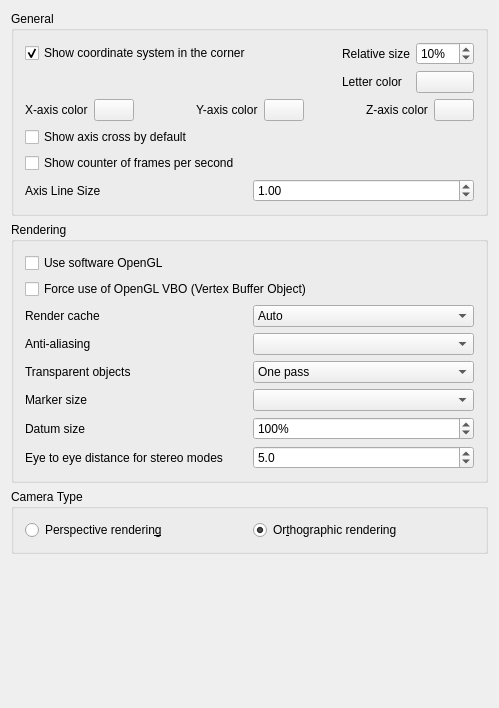
<?xml version="1.0" encoding="UTF-8"?>
<ui version="4.0">
 <class>Gui::Dialog::DlgSettings3DView</class>
 <widget class="QWidget" name="Gui::Dialog::DlgSettings3DView">
  <property name="geometry">
   <rect>
    <x>0</x>
    <y>0</y>
    <width>499</width>
    <height>708</height>
   </rect>
  </property>
  <property name="windowTitle">
   <string>3D View</string>
  </property>
  <layout class="QVBoxLayout" name="verticalLayout_2">
   <item>
    <widget class="QGroupBox" name="GroupBoxGeneral">
     <property name="enabled">
      <bool>true</bool>
     </property>
     <property name="title">
      <string>General</string>
     </property>
     <layout class="QVBoxLayout" name="verticalLayout">
      <item>
       <layout class="QGridLayout" name="gridLayoutCoord">
        <item row="0" column="0">
         <widget class="Gui::PrefCheckBox" name="CheckBox_CornerCoordSystem">
          <property name="toolTip">
           <string>Main coordinate system will always be shown in
lower right corner within opened files</string>
          </property>
          <property name="text">
           <string>Show coordinate system in the corner</string>
          </property>
          <property name="checked">
           <bool>true</bool>
          </property>
          <property name="prefEntry" stdset="0">
           <cstring>CornerCoordSystem</cstring>
          </property>
          <property name="prefPath" stdset="0">
           <cstring>View</cstring>
          </property>
         </widget>
        </item>
        <item row="0" column="1">
         <spacer name="horizontalSpacerCoord">
          <property name="orientation">
           <enum>Qt::Orientation::Horizontal</enum>
          </property>
          <property name="sizeHint" stdset="0">
           <size>
            <width>40</width>
            <height>0</height>
           </size>
          </property>
         </spacer>
        </item>
        <item row="0" column="2">
         <widget class="QLabel" name="labelCoordSize">
          <property name="text">
           <string>Relative size</string>
          </property>
          <property name="alignment">
           <set>Qt::AlignmentFlag::AlignRight|Qt::AlignmentFlag::AlignTrailing|Qt::AlignmentFlag::AlignVCenter</set>
          </property>
         </widget>
        </item>
        <item row="0" column="3">
         <widget class="Gui::PrefSpinBox" name="SpinBox_CornerCoordSystemSize">
          <property name="toolTip">
           <string>Size of main coordinate system representation
in the corner in % of height/width of the viewport</string>
          </property>
          <property name="suffix">
           <string notr="true">%</string>
          </property>
          <property name="minimum">
           <number>2</number>
          </property>
          <property name="maximum">
           <number>100</number>
          </property>
          <property name="value">
           <number>10</number>
          </property>
          <property name="prefEntry" stdset="0">
           <cstring>CornerCoordSystemSize</cstring>
          </property>
          <property name="prefPath" stdset="0">
           <cstring>View</cstring>
          </property>
         </widget>
        </item>
        <item row="1" column="2">
         <widget class="QLabel" name="axisLetterColorLabel">
          <property name="text">
           <string>Letter color</string>
          </property>
         </widget>
        </item>
        <item row="1" column="3">
         <widget class="Gui::PrefColorButton" name="axisLetterColor">
          <property name="toolTip">
           <string>Axis letter and FPS counter color</string>
          </property>
          <property name="color">
           <color>
            <red>0</red>
            <green>0</green>
            <blue>0</blue>
           </color>
          </property>
          <property name="prefEntry" stdset="0">
           <cstring>AxisLetterColor</cstring>
          </property>
          <property name="prefPath" stdset="0">
           <cstring>View</cstring>
          </property>
         </widget>
        </item>
       </layout>
      </item>
      <item>
       <layout class="QHBoxLayout" name="horizontalLayout_2">
        <item>
         <widget class="QLabel" name="xAxisLabel">
          <property name="text">
           <string>X-axis color</string>
          </property>
         </widget>
        </item>
        <item>
         <widget class="Gui::PrefColorButton" name="xAxisColor">
          <property name="text">
           <string/>
          </property>
          <property name="color">
           <color>
            <red>204</red>
            <green>51</green>
            <blue>51</blue>
           </color>
          </property>
          <property name="prefEntry" stdset="0">
           <cstring>AxisXColor</cstring>
          </property>
          <property name="prefPath" stdset="0">
           <cstring>View</cstring>
          </property>
         </widget>
        </item>
        <item>
         <spacer name="horizontalSpacer_2">
          <property name="orientation">
           <enum>Qt::Orientation::Horizontal</enum>
          </property>
          <property name="sizeHint" stdset="0">
           <size>
            <width>40</width>
            <height>20</height>
           </size>
          </property>
         </spacer>
        </item>
        <item>
         <widget class="QLabel" name="yAxisLabel">
          <property name="text">
           <string>Y-axis color</string>
          </property>
         </widget>
        </item>
        <item>
         <widget class="Gui::PrefColorButton" name="yAxisColor">
          <property name="text">
           <string/>
          </property>
          <property name="color">
           <color>
            <red>51</red>
            <green>204</green>
            <blue>51</blue>
           </color>
          </property>
          <property name="prefEntry" stdset="0">
           <cstring>AxisYColor</cstring>
          </property>
          <property name="prefPath" stdset="0">
           <cstring>View</cstring>
          </property>
         </widget>
        </item>
        <item>
         <spacer name="horizontalSpacer_3">
          <property name="orientation">
           <enum>Qt::Orientation::Horizontal</enum>
          </property>
          <property name="sizeHint" stdset="0">
           <size>
            <width>40</width>
            <height>20</height>
           </size>
          </property>
         </spacer>
        </item>
        <item>
         <widget class="QLabel" name="zAxisLabel">
          <property name="text">
           <string>Z-axis color</string>
          </property>
         </widget>
        </item>
        <item>
         <widget class="Gui::PrefColorButton" name="zAxisColor">
          <property name="text">
           <string/>
          </property>
          <property name="color">
           <color>
            <red>51</red>
            <green>51</green>
            <blue>204</blue>
           </color>
          </property>
          <property name="prefEntry" stdset="0">
           <cstring>AxisZColor</cstring>
          </property>
          <property name="prefPath" stdset="0">
           <cstring>View</cstring>
          </property>
         </widget>
        </item>
       </layout>
      </item>
      <item>
       <widget class="Gui::PrefCheckBox" name="CheckBox_ShowAxisCross">
        <property name="toolTip">
         <string>Axis cross will be shown by default at file
opening or creation</string>
        </property>
        <property name="text">
         <string>Show axis cross by default</string>
        </property>
        <property name="prefEntry" stdset="0">
         <cstring>ShowAxisCross</cstring>
        </property>
        <property name="prefPath" stdset="0">
         <cstring>View</cstring>
        </property>
       </widget>
      </item>
      <item>
       <widget class="Gui::PrefCheckBox" name="CheckBox_ShowFPS">
        <property name="toolTip">
         <string>Time needed for last operation and resulting frame rate
will be shown at the lower left corner in opened files</string>
        </property>
        <property name="text">
         <string>Show counter of frames per second</string>
        </property>
        <property name="prefEntry" stdset="0">
         <cstring>ShowFPS</cstring>
        </property>
        <property name="prefPath" stdset="0">
         <cstring>View</cstring>
        </property>
       </widget>
      </item>
      <item>
       <layout class="QGridLayout" name="gridLayoutAxisLineSize">
        <item row="0" column="0">
         <widget class="QLabel" name="axisLineSizeLabel">
          <property name="text">
           <string>Axis Line Size</string>
          </property>
         </widget>
        </item>
        <item row="0" column="1">
            <widget class="Gui::PrefDoubleSpinBox" name="FloatSpinBox_AxisLineSize">
            <property name="toolTip">
             <string>Adjust the axis line size</string>
            </property>
            <property name="inputMethodHints">
            <set>Qt::ImhPreferNumbers</set>
            </property>
            <property name="decimals">
            <number>2</number>
            </property>
            <property name="minimum">
            <double>0.500000000000000</double>
            </property>
            <property name="maximum">
            <double>5.000000000000000</double>
            </property>
            <property name="singleStep">
            <double>0.050000000000000</double>
            </property>
            <property name="value">
            <double>1.000000000000000</double>
            </property>
            <property name="prefEntry" stdset="0">
                <cstring>AxisLineSize</cstring>
            </property>
            <property name="prefPath" stdset="0">
                <cstring>View</cstring>
            </property>
            </widget>
        </item>
       </layout>
      </item>
     </layout>
    </widget>
   </item>
   <item>
    <widget class="QGroupBox" name="GroupBox12">
     <property name="enabled">
      <bool>true</bool>
     </property>
     <property name="title">
      <string>Rendering</string>
     </property>
     <layout class="QVBoxLayout" name="verticalLayout_3">
      <item>
       <widget class="Gui::PrefCheckBox" name="CheckBox_use_SW_OpenGL">
        <property name="toolTip">
         <string>This option is useful for troubleshooting graphics card and driver problems.
Changing this option requires a restart of the application.</string>
        </property>
        <property name="text">
         <string>Use software OpenGL</string>
        </property>
        <property name="prefEntry" stdset="0">
         <cstring>UseSoftwareOpenGL</cstring>
        </property>
        <property name="prefPath" stdset="0">
         <cstring>OpenGL</cstring>
        </property>
       </widget>
      </item>
      <item>
       <widget class="Gui::PrefCheckBox" name="CheckBox_useVBO">
        <property name="toolTip">
         <string>A VBO is an OpenGL feature that enables uploading geometry data
to the graphics card, and is how efficient 3D rendering is done
on modern hardware.
This feature might not be used by default if you are running old
hardware or drivers. By selecting this option its usage will be
forcibly enabled.

Note: Turning this on is typically not required. If you do,
remember to report this setting as enabled when seeking support.</string>
        </property>
        <property name="text">
         <string>Force use of OpenGL VBO (Vertex Buffer Object)</string>
        </property>
        <property name="prefEntry" stdset="0">
         <cstring>UseVBO</cstring>
        </property>
        <property name="prefPath" stdset="0">
         <cstring>View</cstring>
        </property>
       </widget>
      </item>
      <item>
       <layout class="QGridLayout" name="gridLayout">
        <item row="0" column="0">
         <widget class="QLabel" name="renderCacheLabel">
          <property name="text">
           <string>Render cache</string>
          </property>
         </widget>
        </item>
        <item row="5" column="0">
         <widget class="QLabel" name="textLabel1">
          <property name="text">
           <string>Eye to eye distance for stereo modes</string>
          </property>
         </widget>
        </item>
        <item row="0" column="1">
         <widget class="QComboBox" name="renderCache">
          <property name="minimumSize">
           <size>
            <width>120</width>
            <height>0</height>
           </size>
          </property>
          <property name="toolTip">
           <string>'Render caching' is another way to say 'Rendering acceleration'.
There are 3 options available to achieve this:
1) 'Auto' (default), let Coin3D decide where to cache.
2) 'Distributed', manually turn on cache for all view provider root node.
3) 'Centralized', manually turn off cache in all nodes of all view provider, and
only cache at the scene graph root node. This offers the fastest rendering speed
but slower response to any scene changes.</string>
          </property>
          <property name="currentIndex">
           <number>0</number>
          </property>
          <item>
           <property name="text">
            <string>Auto</string>
           </property>
          </item>
          <item>
           <property name="text">
            <string>Distributed</string>
           </property>
          </item>
          <item>
           <property name="text">
            <string>Centralized</string>
           </property>
          </item>
         </widget>
        </item>
        <item row="1" column="1">
         <widget class="QComboBox" name="comboAliasing">
          <property name="minimumSize">
           <size>
            <width>120</width>
            <height>0</height>
           </size>
          </property>
          <property name="toolTip">
           <string>Method of multisample anti-aliasing</string>
          </property>
         </widget>
        </item>
        <item row="1" column="0">
         <widget class="QLabel" name="aliasingLAbel">
          <property name="text">
           <string>Anti-aliasing</string>
          </property>
         </widget>
        </item>
        <item row="5" column="1">
         <widget class="Gui::PrefDoubleSpinBox" name="FloatSpinBox_EyeDistance">
          <property name="minimumSize">
           <size>
            <width>120</width>
            <height>0</height>
           </size>
          </property>
          <property name="toolTip">
           <string>Eye-to-eye distance used for stereo projections.
The specified value is a factor that will be multiplied with the
bounding box size of the 3D object that is currently displayed.</string>
          </property>
          <property name="decimals">
           <number>1</number>
          </property>
          <property name="minimum">
           <double>0.100000000000000</double>
          </property>
          <property name="maximum">
           <double>1000.000000000000000</double>
          </property>
          <property name="singleStep">
           <double>2.000000000000000</double>
          </property>
          <property name="value">
           <double>5.000000000000000</double>
          </property>
          <property name="prefEntry" stdset="0">
           <cstring>EyeDistance</cstring>
          </property>
          <property name="prefPath" stdset="0">
           <cstring>View</cstring>
          </property>
         </widget>
        </item>
        <item row="2" column="1">
         <widget class="Gui::PrefComboBox" name="comboTransparentRender">
          <property name="minimumSize">
           <size>
            <width>120</width>
            <height>0</height>
           </size>
          </property>
          <property name="toolTip">
           <string>Render types of transparent objects</string>
          </property>
          <property name="prefEntry" stdset="0">
           <cstring>TransparentObjectRenderType</cstring>
          </property>
          <property name="prefPath" stdset="0">
           <cstring>View</cstring>
          </property>
          <item>
           <property name="text">
            <string>One pass</string>
           </property>
          </item>
          <item>
           <property name="text">
            <string>Backface pass</string>
           </property>
          </item>
         </widget>
        </item>
        <item row="2" column="0">
         <widget class="QLabel" name="transparentRenderLabel">
          <property name="toolTip">
           <string/>
          </property>
          <property name="text">
           <string>Transparent objects</string>
          </property>
         </widget>
        </item>
        <item row="3" column="0">
         <widget class="QLabel" name="markerSizeLabel">
          <property name="toolTip">
           <string/>
          </property>
          <property name="text">
           <string>Marker size</string>
          </property>
         </widget>
        </item>
        <item row="3" column="1">
         <widget class="QComboBox" name="boxMarkerSize">
          <property name="minimumSize">
           <size>
            <width>120</width>
            <height>0</height>
           </size>
          </property>
          <property name="toolTip">
           <string>Size of vertices in the Sketcher, TechDraw and other workbenches</string>
          </property>
         </widget>
        </item>
        <item row="4" column="0">
         <widget class="QLabel" name="markerSizeLabel_2">
          <property name="toolTip">
           <string/>
          </property>
          <property name="text">
           <string>Datum size</string>
          </property>
         </widget>
        </item>
        <item row="4" column="1">
         <widget class="Gui::PrefDoubleSpinBox" name="FloatSpinBox_DatumScale">
          <property name="minimumSize">
           <size>
            <width>120</width>
            <height>0</height>
           </size>
          </property>
          <property name="toolTip">
           <string>Size of core datum objects</string>
          </property>
          <property name="suffix">
           <string>%</string>
          </property>
          <property name="decimals">
           <number>0</number>
          </property>
          <property name="minimum">
           <double>0.000000000000000</double>
          </property>
          <property name="maximum">
           <double>400.000000000000000</double>
          </property>
          <property name="singleStep">
           <double>5.000000000000000</double>
          </property>
          <property name="value">
           <double>100.000000000000000</double>
          </property>
          <property name="prefEntry" stdset="0">
           <cstring>DatumScale</cstring>
          </property>
          <property name="prefPath" stdset="0">
           <cstring>View</cstring>
          </property>
         </widget>
        </item>
       </layout>
      </item>
     </layout>
    </widget>
   </item>
   <item>
    <widget class="QGroupBox" name="groupBoxCamera">
     <property name="title">
      <string>Camera Type</string>
     </property>
     <layout class="QGridLayout" name="gridLayout1">
      <property name="leftMargin">
       <number>11</number>
      </property>
      <property name="topMargin">
       <number>11</number>
      </property>
      <property name="rightMargin">
       <number>11</number>
      </property>
      <property name="bottomMargin">
       <number>11</number>
      </property>
      <property name="spacing">
       <number>6</number>
      </property>
      <item row="0" column="0">
       <widget class="Gui::PrefRadioButton" name="radioPerspective">
        <property name="toolTip">
         <string>Objects will appear in a perspective projection</string>
        </property>
        <property name="text">
         <string>Perspective renderin&amp;g</string>
        </property>
        <property name="prefEntry" stdset="0">
         <cstring>Perspective</cstring>
        </property>
        <property name="prefPath" stdset="0">
         <cstring>View</cstring>
        </property>
       </widget>
      </item>
      <item row="0" column="1">
       <widget class="Gui::PrefRadioButton" name="radioOrthographic">
        <property name="toolTip">
         <string>Objects will be in orthographic projection</string>
        </property>
        <property name="text">
         <string>Or&amp;thographic rendering</string>
        </property>
        <property name="checked">
         <bool>true</bool>
        </property>
        <property name="prefEntry" stdset="0">
         <cstring>Orthographic</cstring>
        </property>
        <property name="prefPath" stdset="0">
         <cstring>View</cstring>
        </property>
       </widget>
      </item>
     </layout>
    </widget>
   </item>
   <item>
    <spacer>
     <property name="orientation">
      <enum>Qt::Orientation::Vertical</enum>
     </property>
     <property name="sizeHint" stdset="0">
      <size>
       <width>455</width>
       <height>16</height>
      </size>
     </property>
    </spacer>
   </item>
  </layout>
 </widget>
 <layoutdefault spacing="6" margin="11"/>
 <customwidgets>
  <customwidget>
   <class>Gui::ColorButton</class>
   <extends>QPushButton</extends>
   <header>Gui/Widgets.h</header>
  </customwidget>
  <customwidget>
   <class>Gui::PrefSpinBox</class>
   <extends>QSpinBox</extends>
   <header>Gui/PrefWidgets.h</header>
  </customwidget>
  <customwidget>
   <class>Gui::PrefColorButton</class>
   <extends>Gui::ColorButton</extends>
   <header>Gui/PrefWidgets.h</header>
  </customwidget>
  <customwidget>
   <class>Gui::PrefRadioButton</class>
   <extends>QRadioButton</extends>
   <header>Gui/PrefWidgets.h</header>
  </customwidget>
  <customwidget>
   <class>Gui::PrefCheckBox</class>
   <extends>QCheckBox</extends>
   <header>Gui/PrefWidgets.h</header>
  </customwidget>
  <customwidget>
   <class>Gui::PrefComboBox</class>
   <extends>QComboBox</extends>
   <header>Gui/PrefWidgets.h</header>
  </customwidget>
  <customwidget>
   <class>Gui::PrefDoubleSpinBox</class>
   <extends>QDoubleSpinBox</extends>
   <header>Gui/PrefWidgets.h</header>
  </customwidget>
 </customwidgets>
 <resources/>
 <connections>
  <connection>
   <sender>CheckBox_CornerCoordSystem</sender>
   <signal>toggled(bool)</signal>
   <receiver>SpinBox_CornerCoordSystemSize</receiver>
   <slot>setEnabled(bool)</slot>
   <hints>
    <hint type="sourcelabel">
     <x>20</x>
     <y>20</y>
    </hint>
    <hint type="destinationlabel">
     <x>20</x>
     <y>20</y>
    </hint>
   </hints>
  </connection>
  <connection>
   <sender>CheckBox_CornerCoordSystem</sender>
   <signal>toggled(bool)</signal>
   <receiver>axisLetterColor</receiver>
   <slot>setEnabled(bool)</slot>
   <hints>
    <hint type="sourcelabel">
     <x>20</x>
     <y>20</y>
    </hint>
    <hint type="destinationlabel">
     <x>20</x>
     <y>20</y>
    </hint>
   </hints>
  </connection>
 </connections>
</ui>
